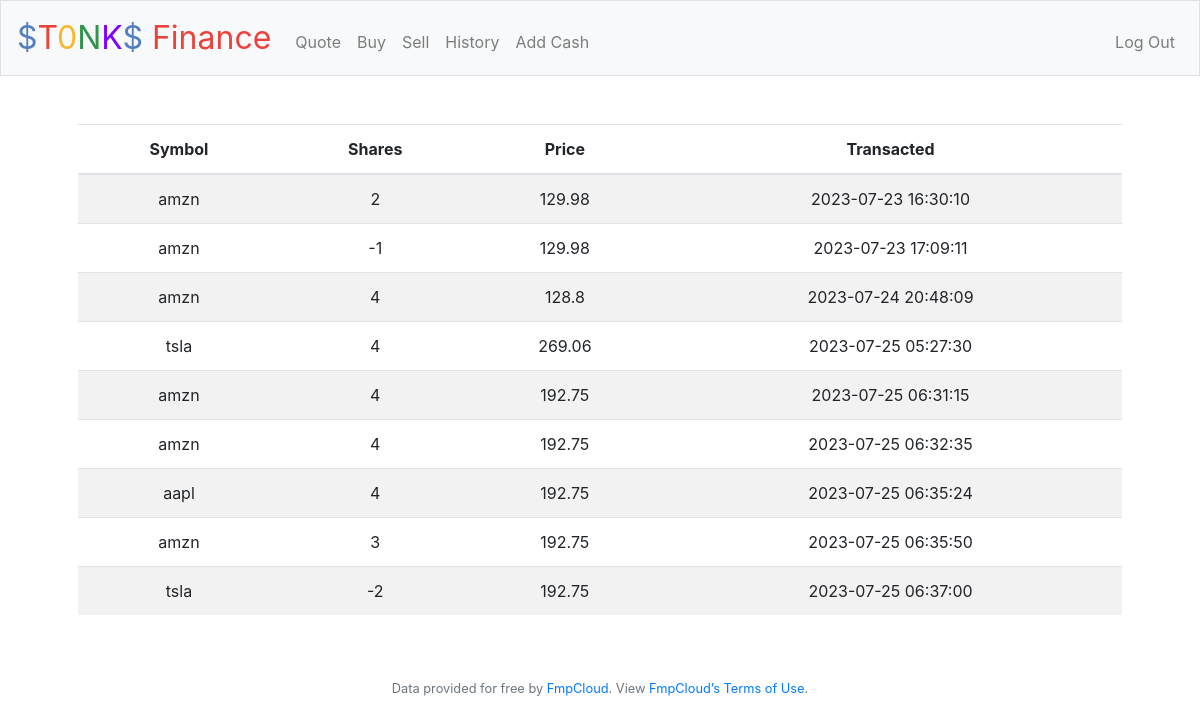
/history (signed in), run on an earlier commit of the app's database.
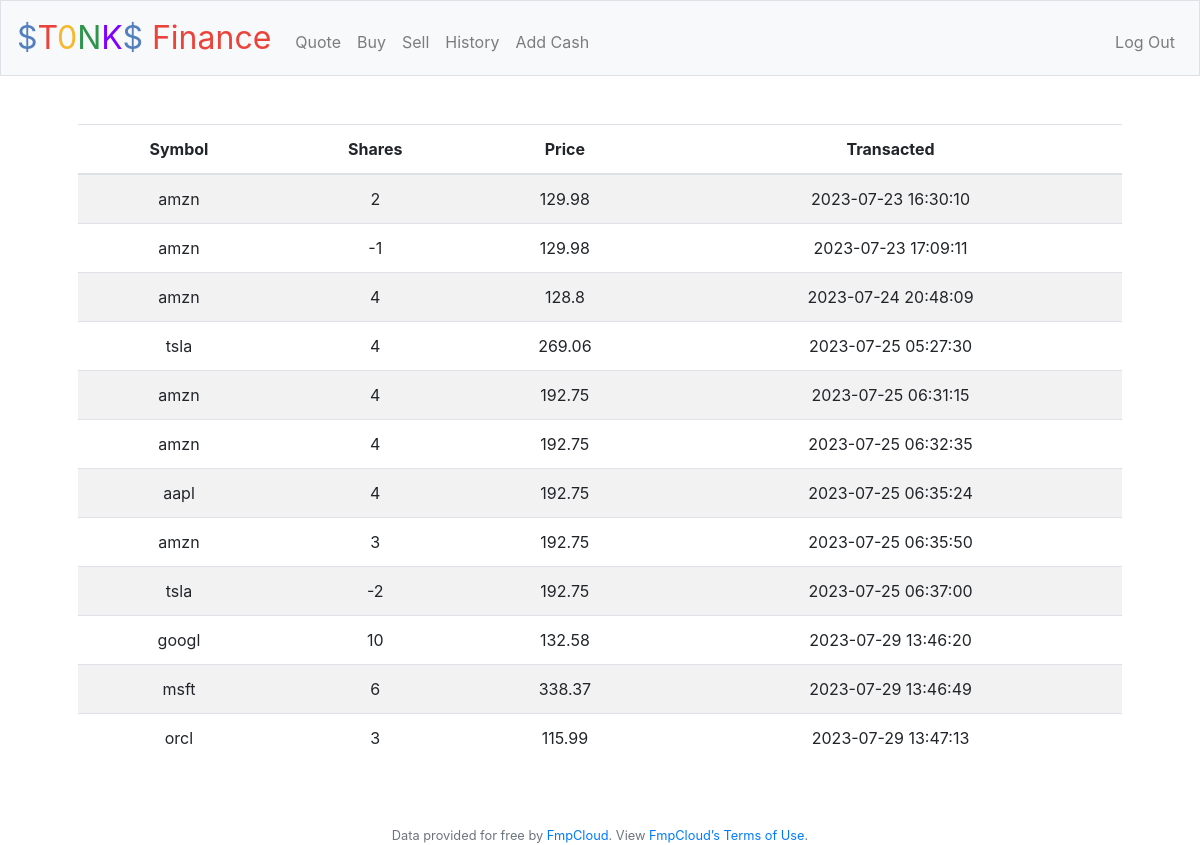
And on a later commit of the database.
### tables this page shows
CREATE TABLE transactions
            (id INTEGER UNIQUE NOT NULL, user_id INTEGER NOT NULL,
            Symbol VARCHAR(30), Shares INTEGER, Price FLOAT, Time TIMESTAMP DEFAULT CURRENT_TIMESTAMP,
            PRIMARY KEY (id), FOREIGN KEY (user_id) REFERENCES users(id));

### application.py (the view)
@app.route("/history")
@login_required
def history():
    rows = db.execute(
        "SELECT Symbol, Shares, Price, Time FROM transactions WHERE transactions.user_id=? ORDER BY transactions.Time", session["user_id"])
    return render_template("history.html", data=rows)

### application.py (called while the page is built)
@app.after_request
def after_request(response):
    response.headers["Cache-Control"] = "no-cache, no-store, must-revalidate"
    response.headers["Expires"] = 0
    response.headers["Pragma"] = "no-cache"
    return response

### helpers.py (called while the page is built)
def login_required(f):
    @wraps(f)
    def decorated_function(*args, **kwargs):
        if session.get("user_id") is None:
            return redirect("/login")
        return f(*args, **kwargs)
    return decorated_function

### templates/history.html (shortened to what this page needs)
{% extends "layout.html" %}
{% block main %}
    <table class="table table-striped">
        <thead>
            <th>Symbol</th>
            <th>Shares</th>
            <th>Price</th>
            <th>Transacted</th>
        </thead>
        <tbody>
            {% for row in data %}
                <tr>
                    <td>{{row["Symbol"]}}</td>
                    <td>{{row["Shares"]}}</td>
                    <td>{{row["Price"]}}</td>
                    <td>{{row["Time"]}}</td>
                </tr>
            {% endfor %}
        </tbody>
    </table>
{% endblock %}

### templates/layout.html (shortened to what this page needs)
<!DOCTYPE html>
<html lang="en">
    <head>
        <link rel="stylesheet" href="https://cdn.jsdelivr.net/npm/bootstrap@4.5.3/dist/css/bootstrap.min.css">
        <link href="/static/styles.css" rel="stylesheet">
    </head>
    <body>
        <nav class="navbar navbar-expand-md navbar-light bg-light border">
            <a class="navbar-brand" href="/"><span class="blue">$</span><span class="red">T</span><span class="yellow">0</span><span class="green">N</span><span class="violet">K</span><span class="blue">$</span> <span class="red">Finance</span></a>
            <div class="collapse navbar-collapse" id="navbar">
                {% if session.user_id %}
                    <ul class="navbar-nav mr-auto mt-2">
                        <li class="nav-item"><a class="nav-link" href="/quote">Quote</a></li>
                        <li class="nav-item"><a class="nav-link" href="/buy">Buy</a></li>
                        <li class="nav-item"><a class="nav-link" href="/sell">Sell</a></li>
                        <li class="nav-item"><a class="nav-link" href="/history">History</a></li>
                        <li class="nav-item"><a class="nav-link" href="/cash">Add Cash</a></li>
                    </ul>
                    <ul class="navbar-nav ml-auto mt-2">
                        <li class="nav-item"><a class="nav-link" href="/logout">Log Out</a></li>
                    </ul>
                {% else %}
                    <ul class="navbar-nav ml-auto mt-2">
                        <li class="nav-item"><a class="nav-link" href="/register">Register</a></li>
                        <li class="nav-item"><a class="nav-link" href="/login">Log In</a></li>
                    </ul>
                {% endif %}
            </div>
        </nav>
        <main class="container p-5">
            {% block main %}{% endblock %}
        </main>
        <footer class="small text-center text-muted">
            Data provided for free by <a href="https://fmpcloud.io/">FmpCloud</a>. View <a href="https://site.financialmodelingprep.com/developer/docs/terms-of-service/">FmpCloud’s Terms of Use</a>.
        </footer>
    </body>
</html>

### static/styles.css (style rules this page uses)
nav .navbar-brand { font-size: xx-large; }
nav .navbar-brand .blue { color: #537fbe; }
nav .navbar-brand .red { color: #ea433b; }
nav .navbar-brand .yellow { color: #f5b82e; }
nav .navbar-brand .green { color: #2e944b; }
nav .navbar-brand .violet { color: #7F00FF; }
main { overflow-x: auto; text-align: center; }

What changed in the data, as far as the page shows it:
added transactions: Symbol "googl", Shares "10", Price "132.58", Time "2023-07-29 13:46:20"
added transactions: Symbol "msft", Shares "6", Price "338.37", Time "2023-07-29 13:46:49"
added transactions: Symbol "orcl", Shares "3", Price "115.99", Time "2023-07-29 13:47:13"
